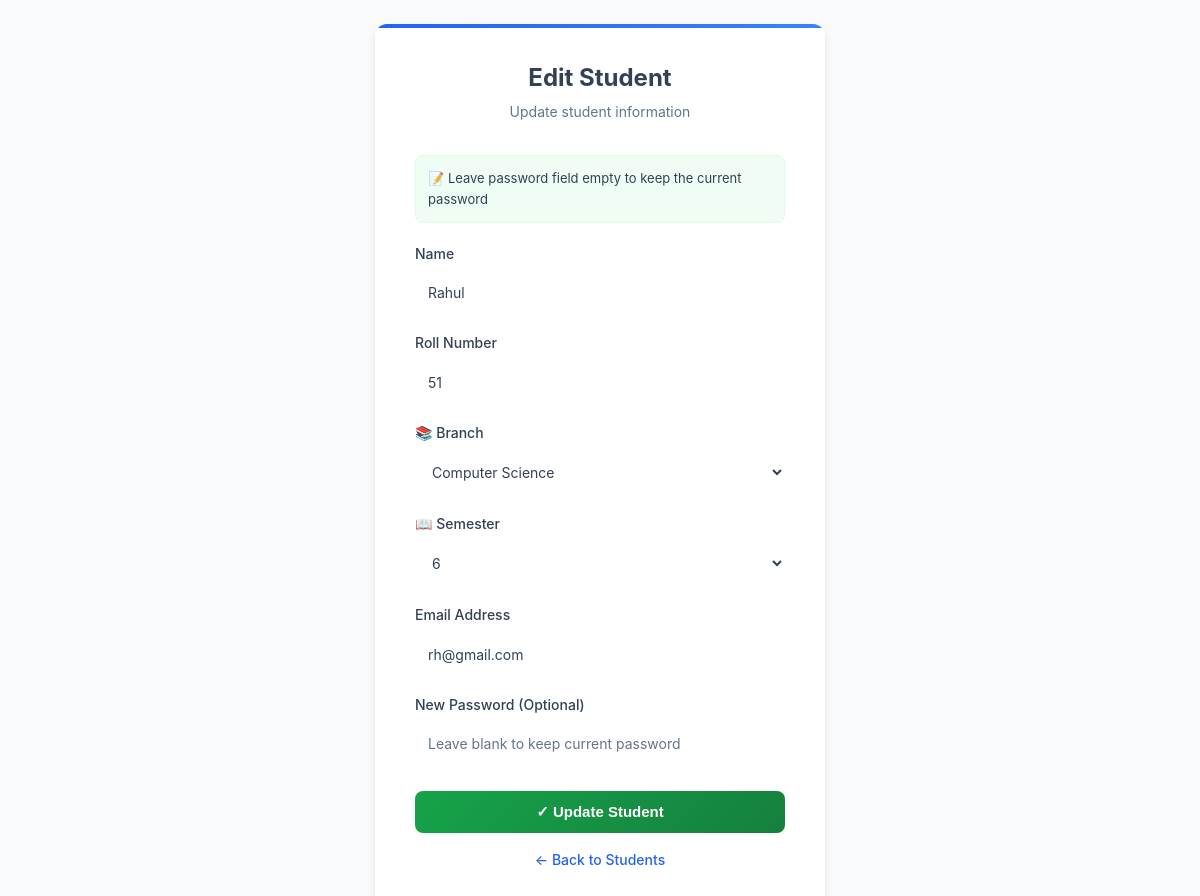
Page /admin/student/edit/630 (signed in) on the committed database.
### app.py (models this page shows)
class User(db.Model):
    id = db.Column(db.Integer, primary_key=True)
    role = db.Column(db.String(20), nullable=False)
    name = db.Column(db.String(100), nullable=False)
    email = db.Column(db.String(100), unique=True, nullable=False)
    password = db.Column(db.String(200), nullable=False)
    roll_number = db.Column(db.String(20), nullable=True)
    branch = db.Column(db.String(100), nullable=True)
    semester = db.Column(db.String(20), nullable=True)
    department = db.Column(db.String(100), nullable=True)

### app.py (the view, shortened to what this page needs)
@app.route("/admin/student/edit/<int:id>", methods=["GET", "POST"])
def edit_student(id):
    if session.get("role") != "admin":
        abort(403)
    student = User.query.get_or_404(id)
    branches = db.session.query(User.branch).filter_by(role="student").distinct().all()
    semesters = (
        db.session.query(User.semester).filter_by(role="student").distinct().all()
    )
    branches = sorted([b[0] for b in branches if b[0]])
    semesters = sorted([s[0] for s in semesters if s[0]])
    return render_template(
        "edit_student.html", student=student, branches=branches, semesters=semesters
    )

### templates/edit_student.html (shortened to what this page needs)
<!DOCTYPE html>
<html lang="en">
<head>
    <link rel="stylesheet" href="{{ url_for('static', filename='style.css') }}">
</head>
<body>
    <div class="form-card">
        <div class="form-header">
            <h2>Edit Student</h2>
            <p>Update student information</p>
        </div>
        <div class="note">
            📝 Leave password field empty to keep the current password
        </div>
        <form method="post" action="{{ url_for('edit_student', id=student.id) }}">
            <div class="form-group">
                <label for="name">Name</label>
                <input type="text" id="name" name="name" value="{{ student.name }}" required>
            </div>
            <div class="form-group">
                <label for="roll_number">Roll Number</label>
                <input type="text" id="roll_number" name="roll_number" value="{{ student.roll_number }}" required>
            </div>
            <div class="form-group">
                <label for="branch">📚 Branch</label>
                <select id="branch" name="branch">
                    {% for branch in branches %}
                        <option value="{{ branch }}" {% if branch == student.branch %}selected{% endif %}>{{ branch }}</option>
                    {% endfor %}
                </select>
            </div>
            <div class="form-group">
                <label for="semester">📖 Semester</label>
                <select id="semester" name="semester">
                    {% for semester in semesters %}
                        <option value="{{ semester }}" {% if semester == student.semester %}selected{% endif %}>{{ semester }}</option>
                    {% endfor %}
                </select>
            </div>
            <div class="form-group">
                <label for="email">Email Address</label>
                <input type="email" id="email" name="email" value="{{ student.email }}" required>
            </div>
            <div class="form-group">
                <label for="password">New Password (Optional)</label>
                <input type="password" id="password" name="password" placeholder="Leave blank to keep current password">
            </div>
            <button type="submit" class="submit-btn">✓ Update Student</button>
        </form>
        <a href="{{ url_for('manage_students') }}" class="back-link">← Back to Students</a>
    </div>
</body>
</html>

### static/style.css (style rules this page uses)
* { margin: 0; padding: 0; box-sizing: border-box; }
:root { --primary: #2563eb; --primary-dark: #1e40af; --primary-light: #3b82f6; --primary-gradient: linear-gradient(135deg, #2563eb 0%, #3b82f6 100%); --secondary: #06b6d4; --secondary-gradient: linear-gradient(135deg, #06b6d4 0%, #0891b2 100%); --accent: #dc2626; --accent-warm: #ea580c; --accent-warm-gradient: linear-gradient(135deg, #ea580c 0%, #d97706 100%); --success: #16a34a; --success-gradient: linear-gradient(135deg, #16a34a 0%, #15803d 100%); --warning: #ca8a04; --warning-gradient: linear-gradient(135deg, #ca8a04 0%, #b45309 100%); --purple: #9333ea; --purple-gradient: linear-gradient(135deg, #9333ea 0%, #7c3aed 100%); --pink: #ec4899; --pink-gradient: linear-gradient(135deg, #ec4899 0%, #db2777 100%); --indigo: #4f46e5; --indigo-gradient: linear-gradient(135deg, #4f46e5 0%, #4338ca 100%); --bg-dark: #f8fafc; --bg-darker: #f1f5f9; --card-bg: #ffffff; --border-color: #e2e8f0; --text-light: #1e293b; --text-muted: #64748b; --text-dark: #334155; --shadow: 0 1px 3px rgba(0, 0, 0, 0.08), 0 1px 2px rgba(0, 0, 0, 0.04); --shadow-md: 0 4px 6px rgba(0, 0, 0, 0.1), 0 2px 4px rgba(0, 0, 0, 0.06); --shadow-lg: 0 10px 15px rgba(0, 0, 0, 0.1), 0 4px 6px rgba(0, 0, 0, 0.05); --radius: 8px; --font-sans: -apple-system, BlinkMacSystemFont, 'Segoe UI', 'Roboto', 'Oxygen', 'Ubuntu', 'Cantarell', sans-serif; }
body { font-family: var(--font-sans); background: var(--bg-dark); color: var(--text-light); line-height: 1.6; }
input, select, textarea { font-family: inherit; font-size: 14px; border: 1px solid var(--border-color); padding: 10px 12px; border-radius: var(--radius); background: var(--card-bg); color: var(--text-light); transition: all 0.2s ease; }
input::placeholder, select::placeholder, textarea::placeholder { color: var(--text-muted); }
select option { background: var(--bg-dark); color: var(--text-light); }
h1, h2, h3, h4, h5, h6 { font-weight: 600; line-height: 1.2; color: var(--text-light); }
h2 { font-size: 24px; }
label { display: block; font-weight: 500; margin-bottom: 6px; color: var(--text-light); }
input, select { padding: 10px; border: 1px solid #ccc; border-radius: 6px; font-size: 14px; }
button { padding: 10px; background: #2575fc; color: #fff; border: none; border-radius: 6px; font-size: 16px; cursor: pointer; transition: background 0.3s; }
body { background: linear-gradient(135deg, #6a11cb 0%, #2575fc 100%); font-family: "Poppins", Arial, sans-serif; }
select option { background-color: #0f1833; color: #fff; }

### templates/edit_student.html (style rules this page uses)
body { font-family: 'Inter', -apple-system, BlinkMacSystemFont, 'Segoe UI', sans-serif; background: #f9fafb; display: flex; align-items: center; justify-content: center; min-height: 100vh; padding: 24px; }
.form-card { background: white; border-radius: 12px; box-shadow: 0 4px 6px rgba(0, 0, 0, 0.1); padding: 40px; width: 100%; max-width: 450px; border: 1px solid var(--border); position: relative; overflow: hidden; }
.form-card::before { content: ''; position: absolute; top: 0; left: 0; right: 0; height: 4px; background: var(--primary-gradient); }
.form-header { margin-bottom: 32px; text-align: center; }
.form-header h2 { font-size: 24px; font-weight: 700; color: var(--text-dark); margin-bottom: 8px; }
.form-header p { color: var(--text-muted); font-size: 14px; }
.form-group { margin-bottom: 20px; }
label { display: block; font-weight: 500; color: var(--text-dark); margin-bottom: 8px; font-size: 14px; }
input, select { width: 100%; padding: 11px 13px; border: 1px solid var(--border); border-radius: 8px; font-family: inherit; font-size: 14px; background: white; color: var(--text-dark); transition: all 0.2s ease; }
input::placeholder { color: var(--text-muted); }
select option { color: var(--text-dark); }
.submit-btn { width: 100%; padding: 12px; background: var(--success-gradient); color: white; border: none; border-radius: 8px; font-weight: 600; font-size: 15px; cursor: pointer; transition: all 0.2s ease; margin-top: 8px; }
.back-link { text-decoration: none; color: var(--primary); display: block; margin-top: 16px; text-align: center; font-size: 14px; font-weight: 500; }
.note { background: #f0fdf4; border: 1px solid #dcfce7; padding: 12px; border-radius: 8px; font-size: 13px; color: var(--text-dark); margin-bottom: 20px; }

### rows in the picture
User: name "Rahul", roll_number "51", branch "Computer Science", semester "6", email "rh@gmail.com"
